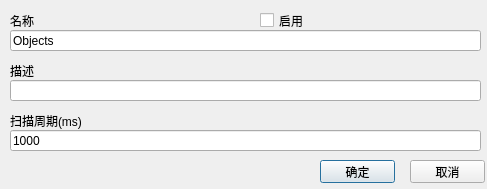
<?xml version="1.0" encoding="UTF-8"?>
<ui version="4.0">
 <class>CMDDataBlockDialog</class>
 <widget class="QDialog" name="CMDDataBlockDialog">
  <property name="enabled">
   <bool>true</bool>
  </property>
  <property name="geometry">
   <rect>
    <x>0</x>
    <y>0</y>
    <width>487</width>
    <height>189</height>
   </rect>
  </property>
  <property name="sizePolicy">
   <sizepolicy hsizetype="Fixed" vsizetype="Fixed">
    <horstretch>0</horstretch>
    <verstretch>0</verstretch>
   </sizepolicy>
  </property>
  <property name="windowTitle">
   <string>Dialog</string>
  </property>
  <widget class="QLineEdit" name="nameEdit">
   <property name="geometry">
    <rect>
     <x>10</x>
     <y>30</y>
     <width>471</width>
     <height>21</height>
    </rect>
   </property>
   <property name="text">
    <string>Objects</string>
   </property>
  </widget>
  <widget class="QLabel" name="label_4">
   <property name="geometry">
    <rect>
     <x>10</x>
     <y>60</y>
     <width>471</width>
     <height>21</height>
    </rect>
   </property>
   <property name="text">
    <string>描述</string>
   </property>
  </widget>
  <widget class="QLineEdit" name="descriptionEdit">
   <property name="geometry">
    <rect>
     <x>10</x>
     <y>80</y>
     <width>471</width>
     <height>21</height>
    </rect>
   </property>
   <property name="readOnly">
    <bool>false</bool>
   </property>
  </widget>
  <widget class="QLabel" name="label_2">
   <property name="geometry">
    <rect>
     <x>10</x>
     <y>10</y>
     <width>241</width>
     <height>21</height>
    </rect>
   </property>
   <property name="text">
    <string>名称</string>
   </property>
  </widget>
  <widget class="QLineEdit" name="rateEdit">
   <property name="geometry">
    <rect>
     <x>10</x>
     <y>130</y>
     <width>471</width>
     <height>21</height>
    </rect>
   </property>
   <property name="text">
    <string notr="true">1000</string>
   </property>
   <property name="readOnly">
    <bool>false</bool>
   </property>
  </widget>
  <widget class="QLabel" name="label_5">
   <property name="geometry">
    <rect>
     <x>10</x>
     <y>110</y>
     <width>471</width>
     <height>21</height>
    </rect>
   </property>
   <property name="text">
    <string>扫描周期(ms)</string>
   </property>
  </widget>
  <widget class="QCheckBox" name="enableCheckBox">
   <property name="geometry">
    <rect>
     <x>260</x>
     <y>10</y>
     <width>181</width>
     <height>21</height>
    </rect>
   </property>
   <property name="layoutDirection">
    <enum>Qt::LeftToRight</enum>
   </property>
   <property name="text">
    <string>启用</string>
   </property>
  </widget>
  <widget class="QPushButton" name="okButton">
   <property name="geometry">
    <rect>
     <x>320</x>
     <y>160</y>
     <width>75</width>
     <height>23</height>
    </rect>
   </property>
   <property name="text">
    <string>确定</string>
   </property>
  </widget>
  <widget class="QPushButton" name="cancelButton">
   <property name="geometry">
    <rect>
     <x>410</x>
     <y>160</y>
     <width>75</width>
     <height>23</height>
    </rect>
   </property>
   <property name="text">
    <string>取消</string>
   </property>
  </widget>
 </widget>
 <resources/>
 <connections/>
</ui>
